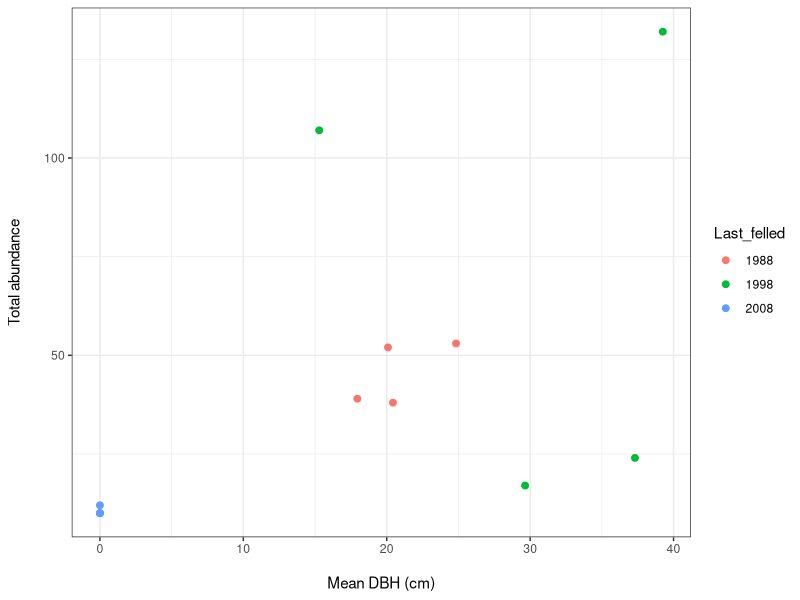
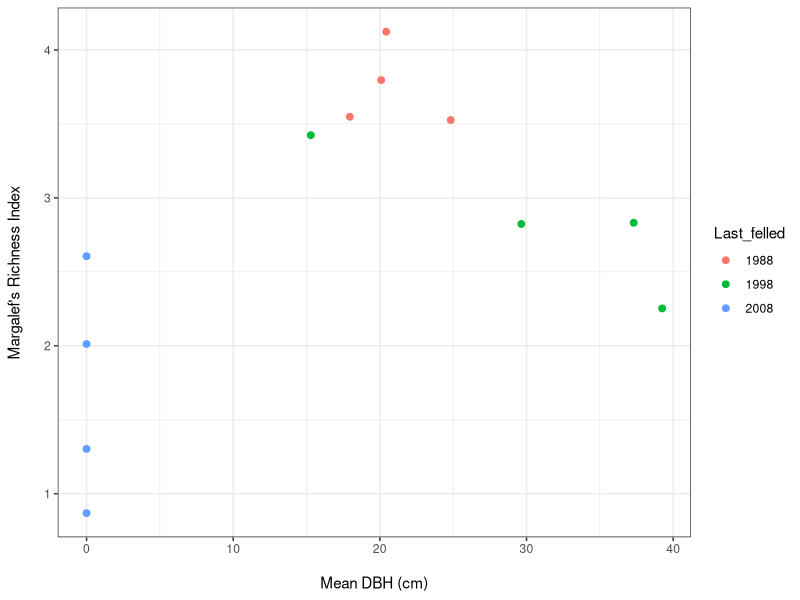
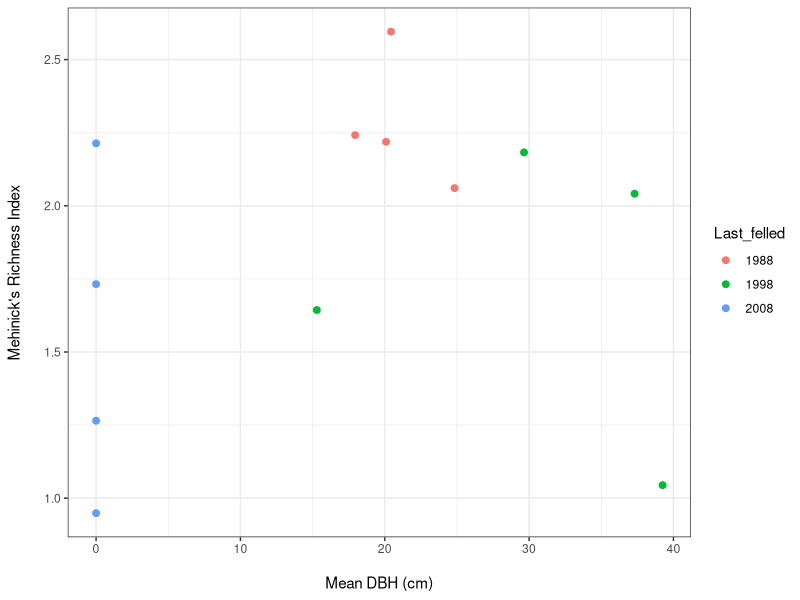
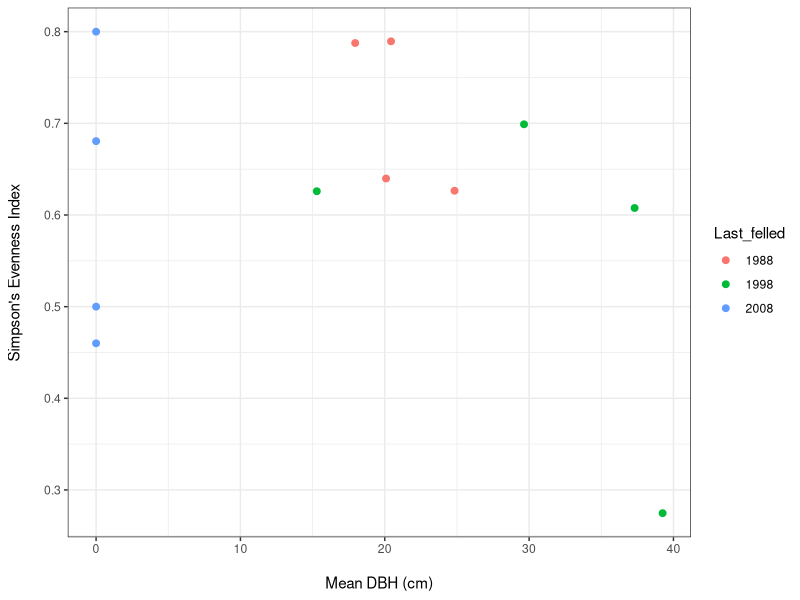
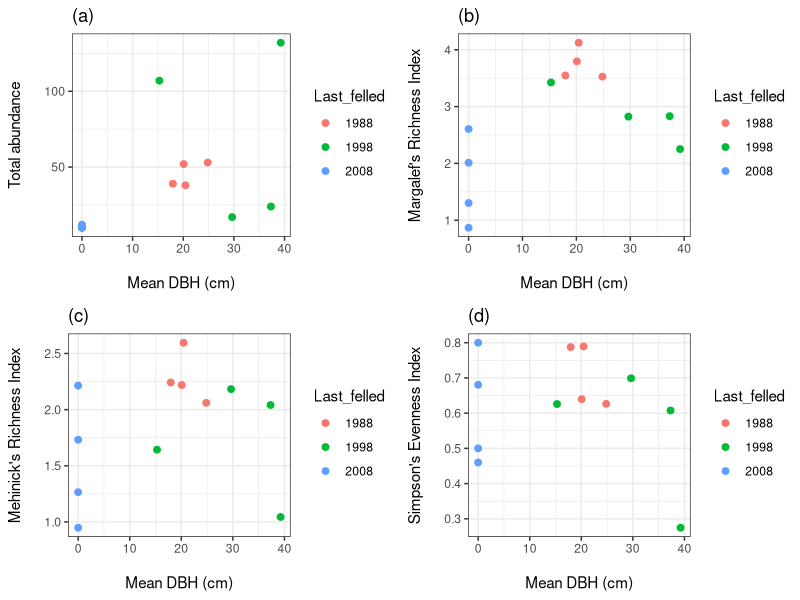

These charts were generated, in order, by the following R code:
#Laura Barraclough
#Started: 24/01/2022
#email: s1729795@ed.ac.uk

# Work flow
# 1. Load libraries and data frame
# 2. Make colour scheme
# 3. Make scatter plot for Hypothesis 1
#   a. invertebrate abundance vs. mean dbh
#   b. margalefs or mehinicks richness index vs. mean dbh
#   c. simpsons evenness index vs. mean dbh
#   d. make these into a panel 

  #1. Load libraries ----
library(tidyverse)
library(gridExtra)
#install.packages("gridExtra")

getwd()

  #Load csv file
sum_data <- read.csv("sum_data2.csv")

  #Check the data has loaded properly
head(sum_data)
tail(sum_data)
str(sum_data)
  #looks promising but last felled needs to be a character and not an integer
sum_data$Last_felled <- as.character(sum_data$Last_felled)

  #2. Make colour scheme ----
#install.packages("colourpicker")  #allows us to choose nice colours
cbbPalette <- c("#000000", "#E69F00", "#56B4E9", "#009E73", "#F0E442", "#0072B2", "#D55E00", "#CC79A7")

# To use for fills, add
#scale_fill_manual(values=cbbPalette)

# To use for line and point colors, add
#scale_colour_manual(values=cbbPalette)

  #3. Attempt to make a scatter plot ----
  #  a.invertebrate abundance vs. mean dbh
(abun_vs_mean <- ggplot(sum_data, aes(x = Mean_DBH, y = Total_abundance, colour = Last_felled)) +
   geom_point(size = 2) +
   theme_bw() + 
   scale_fill_manual(values=cbbPalette) +
   ylab("Total abundance\n") +
   xlab("\nMean DBH (cm)"))
  
#ggsave(abun_vs_mean, file= "Graphs/abun_vs_mean.png")
  
  # b. margalefs or mehinicks richness index vs. mean dbh
  #margalef's index first
(margI_vs_mean <- ggplot(sum_data, aes(x = Mean_DBH, y = Margalefs_RI, colour = Last_felled)) +
    geom_point(size = 2) +
    theme_bw() + 
    scale_fill_manual(values=cbbPalette) +
    ylab("Margalef's Richness Index\n") +
    xlab("\nMean DBH (cm)"))

#ggsave(margI_vs_mean, file= "Graphs/margI_vs_mean.png")

  #menhinicks index next
(menhiI_vs_mean <- ggplot(sum_data, aes(x = Mean_DBH, y = Menhinicks_RI , colour = Last_felled)) +
    geom_point(size = 2) +
    theme_bw() + 
    scale_fill_manual(values=cbbPalette) +
    ylab("Mehinick's Richness Index\n") +
    xlab("\nMean DBH (cm)"))

#ggsave(menhiI_vs_mean, file= "Graphs/menhiI_vs_mean.png")

  # c. simpsons evenness index vs. mean dbh
(simpsI_vs_mean <- ggplot(sum_data, aes(x = Mean_DBH, y = Simpsons_EI , colour = Last_felled)) +
    geom_point(size = 2) +
    theme_bw() + 
    scale_fill_manual(values=cbbPalette) +
    ylab("Simpson's Evenness Index\n") +
    xlab("\nMean DBH (cm)"))

#ggsave(simpsI_vs_mean, file= "Graphs/simpsI_vs_mean.png")

  # d. make these into a panel 
hyp1_panel <- grid.arrange(
  abun_vs_mean + ggtitle("(a)") + 
    theme(plot.margin = unit(c(0.2,0.2,0.2,0.2), units = "cm")),
  margI_vs_mean + ggtitle("(b)") + 
    theme(plot.margin = unit(c(0.2,0.2,0.2,0.2), units = "cm")),
  menhiI_vs_mean + ggtitle("(c)") + 
    theme(plot.margin = unit(c(0.2,0.2,0.2,0.2), units = "cm")),
  simpsI_vs_mean + ggtitle("(d)") + 
    theme(plot.margin = unit(c(0.2,0.2,0.2,0.2), units = "cm")),
  ncol = 2)

#ggsave(hyp1_panel, file= "Graphs/hyp1_panel.png")
